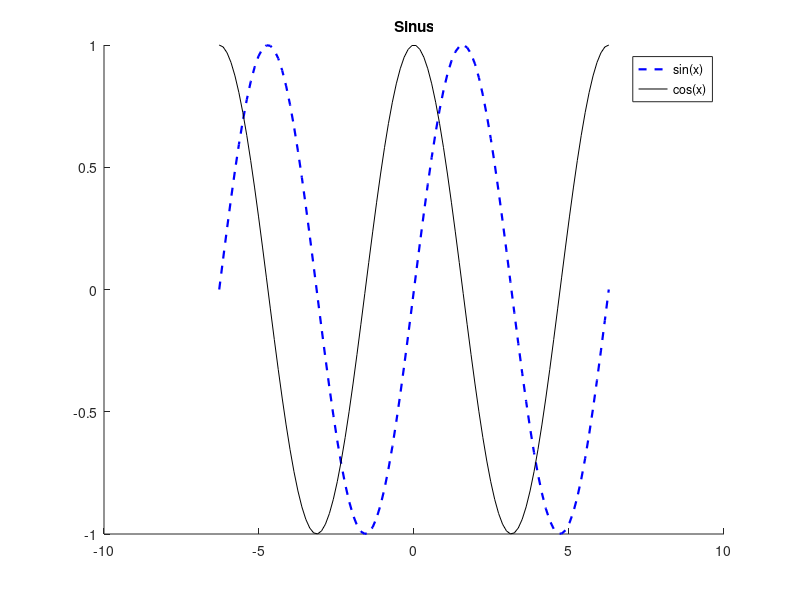

The MATLAB source for this figure:
clear
close all

xAxis = linspace(-2*pi,2*pi,100);
yAxisf = sin(xAxis);
yAxisg = cos(xAxis);

hold on 
    plot(xAxis,yAxisf,"--b","LineWidth",1.6)
    plot(xAxis,yAxisg,"k")
    title("Sinus")
    legend("sin(x)","cos(x)")
hold off

